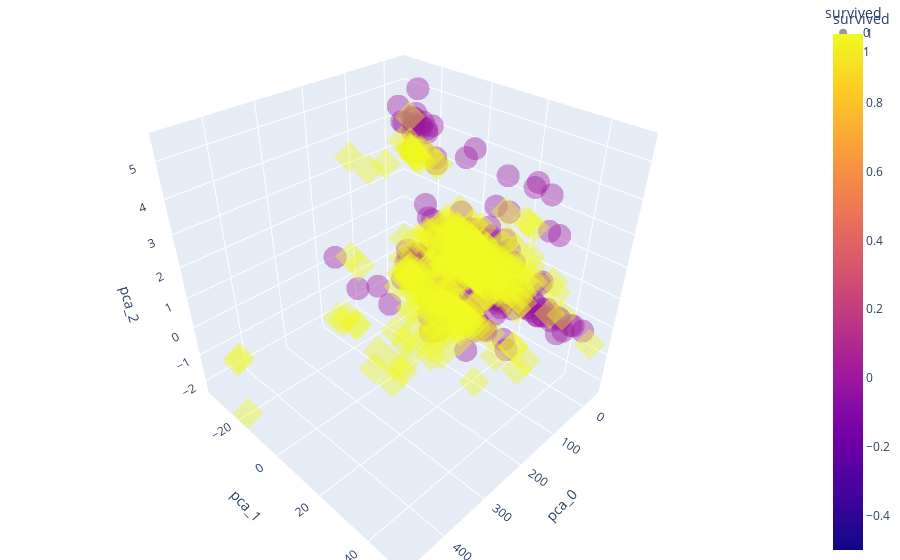

Notebook code for this chart:
### Code cell
import plotly.express as px

fig = px.scatter_3d(pca_pd,
                    x='pca_0', y='pca_1',z = 'pca_2',
                    color='survived', symbol='survived',
                    opacity=0.4)
fig.update_layout(margin=dict(l=0,r=0,b=0,t=0))
fig.show()

### Figure 1 — Plotly figure (JSON) as saved in the notebook; plotly's stock layout.template omitted (floating-point values rounded to 4 significant figures; data arrays with more than 128 entries replaced by an {"elided": "..."} marker saying what was removed)
{"data": [{"hovertemplate": "survived=%{marker.color}<br>pca_0=%{x}<br>pca_1=%{y}<br>pca_2=%{z}<extra></extra>", "legendgroup": "0", "marker": {"color": {"elided": "497 int values"}, "coloraxis": "coloraxis", "opacity": 0.4, "symbol": "circle"}, "mode": "markers", "name": "0", "scene": "scene", "showlegend": true, "type": "scatter3d", "x": {"elided": "497 float values"}, "y": {"elided": "497 float values"}, "z": {"elided": "497 float values"}}, {"hovertemplate": "survived=%{marker.color}<br>pca_0=%{x}<br>pca_1=%{y}<br>pca_2=%{z}<extra></extra>", "legendgroup": "1", "marker": {"color": {"elided": "339 int values"}, "coloraxis": "coloraxis", "opacity": 0.4, "symbol": "diamond"}, "mode": "markers", "name": "1", "scene": "scene", "showlegend": true, "type": "scatter3d", "x": {"elided": "339 float values"}, "y": {"elided": "339 float values"}, "z": {"elided": "339 float values"}}], "layout": {"coloraxis": {"colorbar": {"title": {"text": "survived"}}, "colorscale": [[0, "#0d0887"], [0.1111, "#46039f"], [0.2222, "#7201a8"], [0.3333, "#9c179e"], [0.4444, "#bd3786"], [0.5556, "#d8576b"], [0.6667, "#ed7953"], [0.7778, "#fb9f3a"], [0.8889, "#fdca26"], [1, "#f0f921"]]}, "legend": {"title": {"text": "survived"}, "tracegroupgap": 0}, "margin": {"b": 0, "l": 0, "r": 0, "t": 0}, "scene": {"domain": {"x": [0, 1], "y": [0, 1]}, "xaxis": {"title": {"text": "pca_0"}}, "yaxis": {"title": {"text": "pca_1"}}, "zaxis": {"title": {"text": "pca_2"}}}}}
